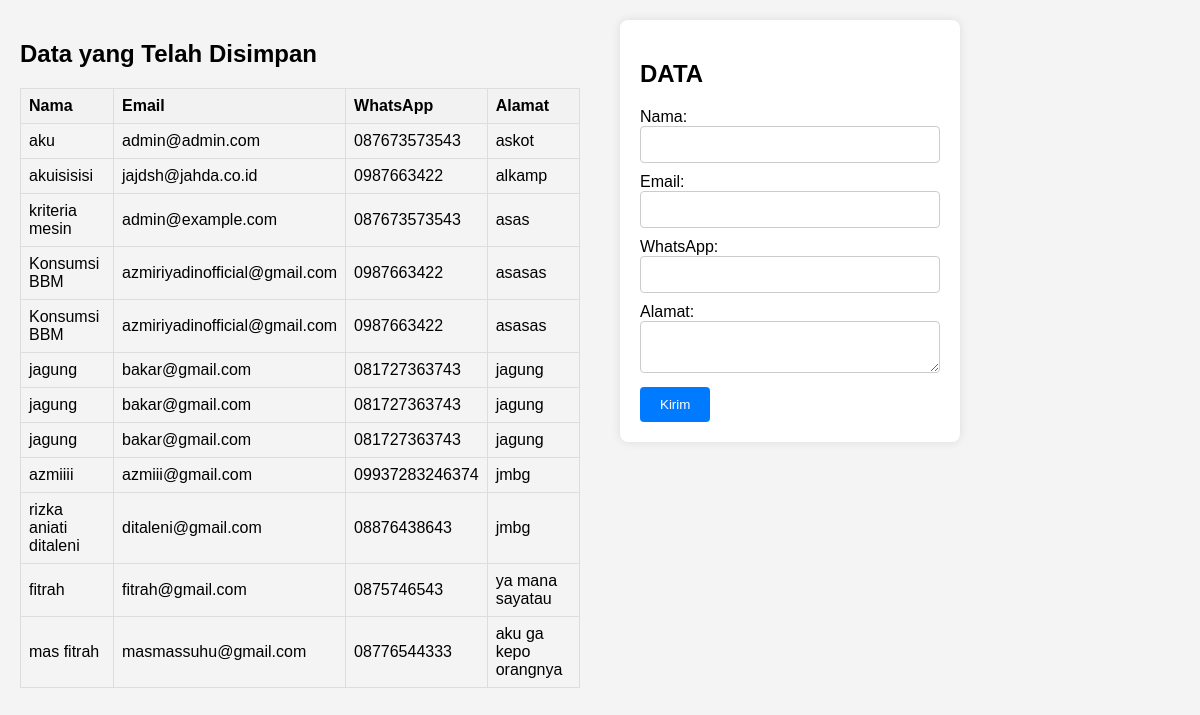
The page / on the database its author committed.
### tables this page shows
CREATE TABLE `data1` (
  `id` int(11) NOT NULL,
  `nama` varchar(100) DEFAULT NULL,
  `email` varchar(100) DEFAULT NULL,
  `whatsapp` varchar(20) DEFAULT NULL,
  `alamat` text DEFAULT NULL
);

### index.php (the view, shortened to what this page needs)
<?php
include 'koneksi.php';
$result = mysqli_query($koneksi, "SELECT * FROM data1");
?>
<!DOCTYPE html>
<html lang="en">
<head>
</head>
<body>
    <div class="container">
        <div class="left-panel">
            <?php
            if ($result && mysqli_num_rows($result) > 0) {
                echo "<h2>Data yang Telah Disimpan</h2>";
                echo "<table>";
                echo "<tr><th>Nama</th><th>Email</th><th>WhatsApp</th><th>Alamat</th></tr>";
                while($row = mysqli_fetch_assoc($result)) {
                    echo "<tr><td>".$row["nama"]."</td><td>".$row["email"]."</td><td>".$row["whatsapp"]."</td><td>".$row["alamat"]."</td></tr>";
                }
                echo "</table>";
            } else {
                echo "<h2>Data yang Telah Disimpan</h2>";
                echo "<p>Tidak ada data yang tersimpan.</p>";
            }
            ?>
        </div>
        <div class="right-panel">
            <form action="#" method="post">
                <h2>DATA</h2>
                <label for="nama">Nama:</label>
                <input type="text" id="nama" name="nama" required>
                <label for="email">Email:</label>
                <input type="email" id="email" name="email" required>
                <label for="whatsapp">WhatsApp:</label>
                <input type="tel" id="whatsapp" name="whatsapp" pattern="[0-9]{10,14}" required>
                <label for="alamat">Alamat:</label>
                <textarea id="alamat" name="alamat" required></textarea>
                <input type="submit" value="Kirim">
            </form>
        </div>
    </div>
</body>
</html>

### index.php (style rules this page uses)
body { font-family: Arial, sans-serif; background-color: #f4f4f4; margin: 0; padding: 0; }
.container { display: flex; }
.left-panel { width: 50%; padding: 20px; }
.right-panel { width: 50%; padding: 20px; }
table { border-collapse: collapse; width: 100%; margin-bottom: 20px; }
th, td { border: 1px solid #ddd; padding: 8px; text-align: left; }
th { background-color: #f2f2f2; }
form { background-color: #fff; padding: 20px; border-radius: 8px; box-shadow: 0 0 10px rgba(0, 0, 0, 0.1); width: 300px; }
form input[type="text"], form input[type="email"], form input[type="tel"], form textarea { width: 100%; padding: 10px; margin-bottom: 10px; border: 1px solid #ccc; border-radius: 4px; box-sizing: border-box; }
form input[type="submit"] { background-color: #007bff; color: #fff; border: none; padding: 10px 20px; border-radius: 4px; cursor: pointer; }

### rows shown on the page
data1: nama "aku", email "admin@admin.com", whatsapp "087673573543", alamat "askot"
data1: nama "akuisisisi", email "jajdsh@jahda.co.id", whatsapp "0987663422", alamat "alkamp"
data1: nama "kriteria mesin", email "admin@example.com", whatsapp "087673573543", alamat "asas"
data1: nama "Konsumsi BBM", email "azmiriyadinofficial@gmail.com", whatsapp "0987663422", alamat "asasas"
data1: nama "Konsumsi BBM", email "azmiriyadinofficial@gmail.com", whatsapp "0987663422", alamat "asasas"
data1: nama "jagung", email "bakar@gmail.com", whatsapp "081727363743", alamat "jagung"
data1: nama "jagung", email "bakar@gmail.com", whatsapp "081727363743", alamat "jagung"
data1: nama "jagung", email "bakar@gmail.com", whatsapp "081727363743", alamat "jagung"
data1: nama "azmiiii", email "azmiii@gmail.com", whatsapp "09937283246374", alamat "jmbg"
data1: nama "rizka aniati ditaleni", email "ditaleni@gmail.com", whatsapp "08876438643", alamat "jmbg"
data1: nama "fitrah", email "fitrah@gmail.com", whatsapp "0875746543", alamat "ya mana sayatau"
data1: nama "mas fitrah", email "masmassuhu@gmail.com", whatsapp "08776544333", alamat "aku ga kepo orangnya"
